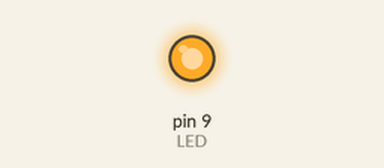
Simulated run of this sketch. Board: Arduino Uno, built with avr-gcc and run on an emulated ATmega328P. Parts: output pins drawn as LEDs (lit = HIGH).

Above: at 0.15 s.
At 29.1 s:
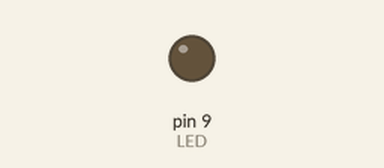
Timing chart, 0 to 30.0 s (numbered marks = the images above):
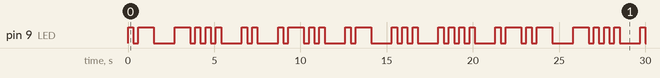

Measured:
- by itself, pin 9 (LED): moves between LOW and HIGH, repeating every 23.1 s
- by itself, everything shown: repeats every 23.1 s, in 46 steps

The sketch:

Abilasha_Morse.ino
```cpp
int LED = 9;
int longtime = 900;
int shorttime = 300;
// the setup function runs once when you press reset or power the board
void setup() {
  // initialize digital pin LED_BUILTIN as an output.
  pinMode(LED, OUTPUT);


}

// the loop function runs over and over again forever
void loop() {
  //A
 switchLED(shorttime);
 switchLED(longtime);
 //B
 delay(longtime);
 switchLED(longtime);
 switchLED(shorttime);
 switchLED(shorttime);
 switchLED(shorttime);
 //I
 delay(longtime);
 switchLED(shorttime);
 switchLED(shorttime);
//L
delay(longtime);
switchLED(shorttime);
switchLED(longtime);
switchLED(shorttime);
switchLED(shorttime);
 //A
 delay(longtime);
 switchLED(shorttime);
 switchLED(longtime);
//S
delay(longtime);
switchLED(shorttime);
switchLED(shorttime);
switchLED(shorttime);
//H
delay(longtime);
switchLED(shorttime);
switchLED(shorttime);
switchLED(shorttime);
switchLED(shorttime);
//A
delay(longtime);
switchLED(shorttime);
switchLED(longtime);

}

void switchLED(int timing){
  digitalWrite(LED, HIGH);  // turn the LED on (HIGH is the voltage level)
  delay(timing);                      // wait for a second
  digitalWrite(LED, LOW);   // turn the LED off by making the voltage LOW
  delay(shorttime);
}
```
